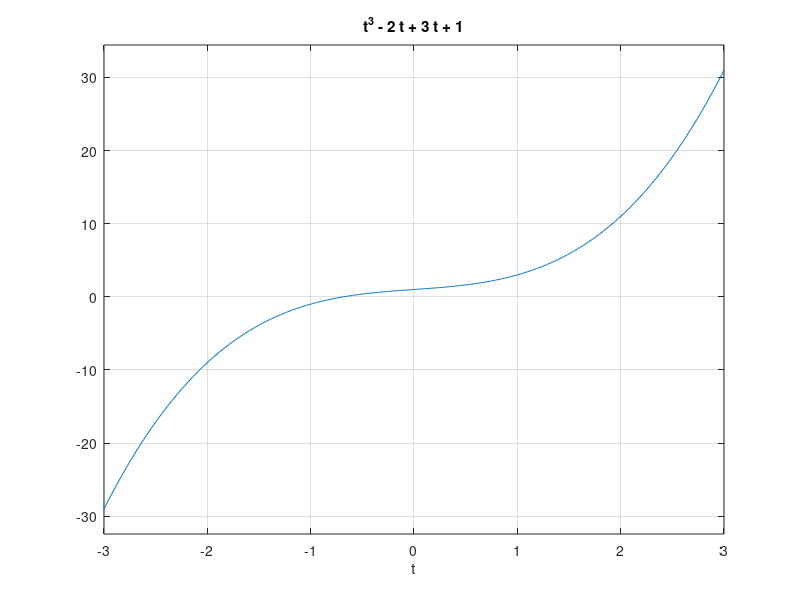

Source code (MATLAB):
%swederberg's example 


%ezplot('((2*t^3-18*t^2+18*t+4)/(-3*t^2+3*t+1))','((39*t^3 -69*t^2+33*t+1))/(-3*t^2+3*t+1)',[0,6]);

%hold 

%ezplot('((-52*t^3+63*t^2-15*t+7)/(-37*t^2+3*t+1))','((4)/(-37*t^2+3*t+1))',[0,6]);




%%p =[- 298829263824 -1388533497156 2365132133287 -792445968045 143326775142 -15695816337 1078041798 -43199001 776331 ] 
%p=[984100 -458200 8868537 -9420593 5949408 -2282850 522890 -67572 4401 -109 ];
%A=roots(p)

ezplot('t^3 - 2*t + 3*t + 1',[-3,3]);

grid
p = [1 -2 3 1 ];
A = compan(p)

Q=[0 0 0 0 0 0 0 0 0 0 0];
R=[0 0 0 0 0 0 0 0 0 0 0];
    for i=0 : 100-1
    
        
        
    [QI,RI]=qr(A);
    
    A = RI*QI; 
end

A






